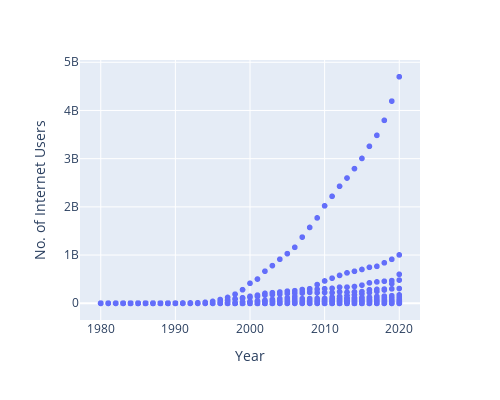

Notebook source saved alongside this figure:
### Code cell
import plotly.express as px

fig = px.scatter(
    df, # 데이터프레임을 첫 번째 인자로 전달합니다.
    x='Year', 
    y='No. of Internet Users', 
    width=500,
    height=400
)

fig.show() # Plotly는 .show()로 차트를 표시합니다.

### Figure 1 — Plotly figure (JSON) as saved in the notebook; plotly's stock layout.template omitted (floating-point values rounded to 4 significant figures; data arrays with more than 128 entries replaced by an {"elided": "..."} marker saying what was removed)
{"data": [{"hovertemplate": "Year=%{x}<br>No. of Internet Users=%{y}<extra></extra>", "legendgroup": "", "marker": {"color": "#636efa", "symbol": "circle"}, "mode": "markers", "name": "", "showlegend": false, "type": "scattergl", "x": {"elided": "8867 int values"}, "xaxis": "x", "y": {"elided": "8867 int values"}, "yaxis": "y"}], "layout": {"height": 400, "legend": {"tracegroupgap": 0}, "margin": {"t": 60}, "width": 500, "xaxis": {"anchor": "y", "domain": [0, 1], "title": {"text": "Year"}}, "yaxis": {"anchor": "x", "domain": [0, 1], "title": {"text": "No. of Internet Users"}}}}
